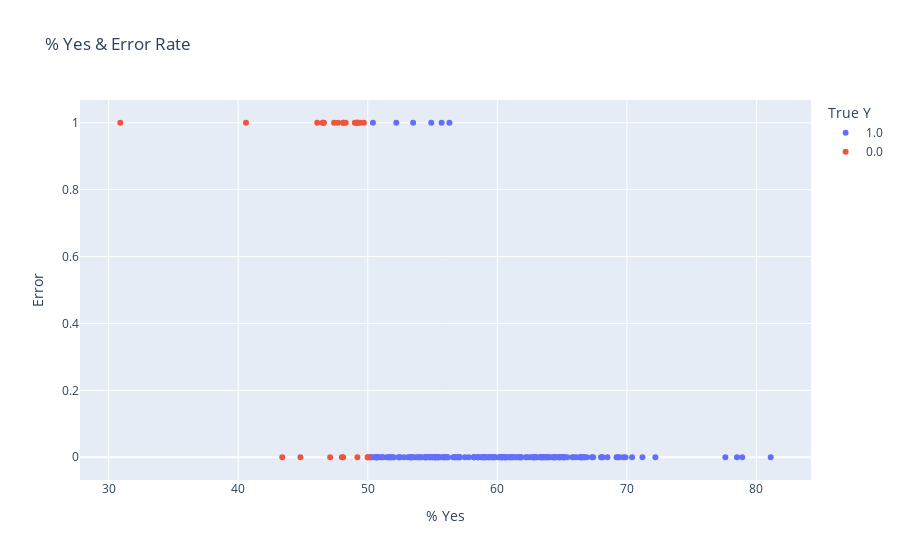

Notebook source saved alongside this figure:
### Code cell
# Plot % Yes & Error
plts.plot_yes_perc_error(X_test_all, y_test, y_test_pred_rf)

### Figure 1 — Plotly figure (JSON) as saved in the notebook; plotly's stock layout.template omitted (floating-point values rounded to 4 significant figures; data arrays with more than 128 entries replaced by an {"elided": "..."} marker saying what was removed)
{"data": [{"customdata": {"elided": "191x1 str values"}, "hovertemplate": "True Y=1.0<br>% Yes=%{x}<br>Error=%{y}<br>Municipality=%{customdata[0]}<extra></extra>", "legendgroup": "1.0", "marker": {"color": "#636efa", "symbol": "circle"}, "mode": "markers", "name": "1.0", "orientation": "v", "showlegend": true, "type": "scatter", "x": {"elided": "191 float values"}, "xaxis": "x", "y": {"elided": "191 int values"}, "yaxis": "y"}, {"customdata": [["Safiental"], ["Ziefen"], ["Maur"], ["Begnins"], ["Bätterkinden"], ["Fürstenau"], ["Apples"], ["Schelten"], ["Ittigen"], ["Muri (AG)"], ["Veyrier"], ["Schwerzenbach"], ["Lutry"], ["Genève"], ["Unterbäch"], ["Richterswil"], ["Ennetbaden"], ["Pregny-Chambésy"], ["Onsernone"], ["Bedigliora"], ["Wettswil am Albis"], ["Hedingen"], ["La Chaux-de-Fonds"], ["Carouge (GE)"], ["Mauraz"], ["Rheinfelden"]], "hovertemplate": "True Y=0.0<br>% Yes=%{x}<br>Error=%{y}<br>Municipality=%{customdata[0]}<extra></extra>", "legendgroup": "0.0", "marker": {"color": "#EF553B", "symbol": "circle"}, "mode": "markers", "name": "0.0", "orientation": "v", "showlegend": true, "type": "scatter", "x": [47.4, 48.3, 50, 49.2, 47.7, 49.2, 49.2, 48.1, 47.1, 49.4, 49, 46.6, 50, 44.8, 46.5, 48.1, 30.9, 48, 49.1, 48.1, 46.6, 46.1, 49.7, 43.4, 40.6, 49.2], "xaxis": "x", "y": [1, 1, 0, 1, 1, 1, 1, 1, 0, 1, 1, 1, 0, 0, 1, 0, 1, 0, 1, 1, 1, 1, 1, 0, 1, 0], "yaxis": "y"}], "layout": {"legend": {"title": {"text": "True Y"}, "tracegroupgap": 0}, "title": {"text": "% Yes & Error Rate"}, "xaxis": {"anchor": "y", "domain": [0, 1], "title": {"text": "% Yes"}}, "yaxis": {"anchor": "x", "domain": [0, 1], "title": {"text": "Error"}}}}
